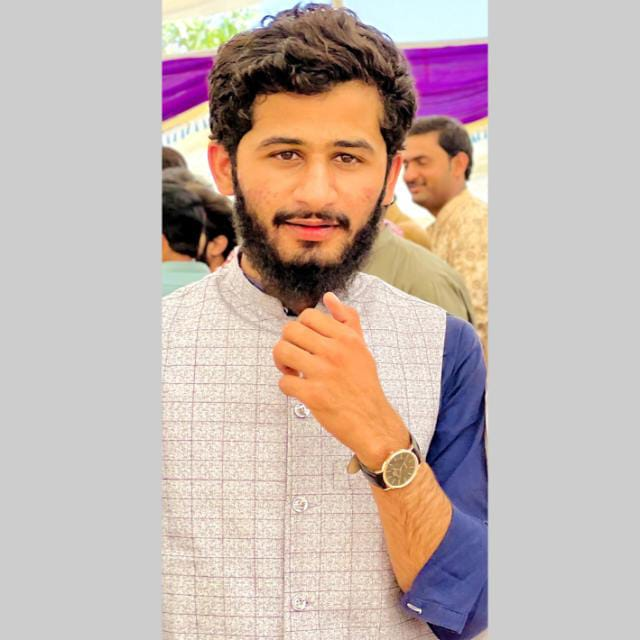
#> input picture festival.jpg, 640 x 640 px
$ jupyter execute 'Lecture 5 Image Crop & Blank image.ipynb'
#> lines starting #> are read from the running program, lines starting #| are printed output that depends on the picture
## Image Crop

[cell 1]
import cv2

[cell 2]
img = cv2.imread("festival.jpg")
#> img is the input picture: shape (640, 640, 3); mean B, G, R 173.7, 180.4, 197
img = cv2.resize(img , (500, 500))
#> img: shape (500, 500, 3)

print(img.shape)
#| (500, 500, 3)

crop_img = img[100:140 , 185:305]     #img[y1:y2  x1:x2]
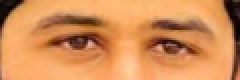
#> crop_img: shape (40, 120, 3) (shown 2 times larger); mean B, G, R 88.3, 143.1, 212.9

cv2.imshow("Rooshan", img)
cv2.imshow("crop image", crop_img)
cv2.waitKey(0)
cv2.destroyAllWindows()

## Blank Image Create

[cell 3]
import cv2
import numpy as np

[cell 4]
img = cv2.imread("zeeshan_fareed.jpg")
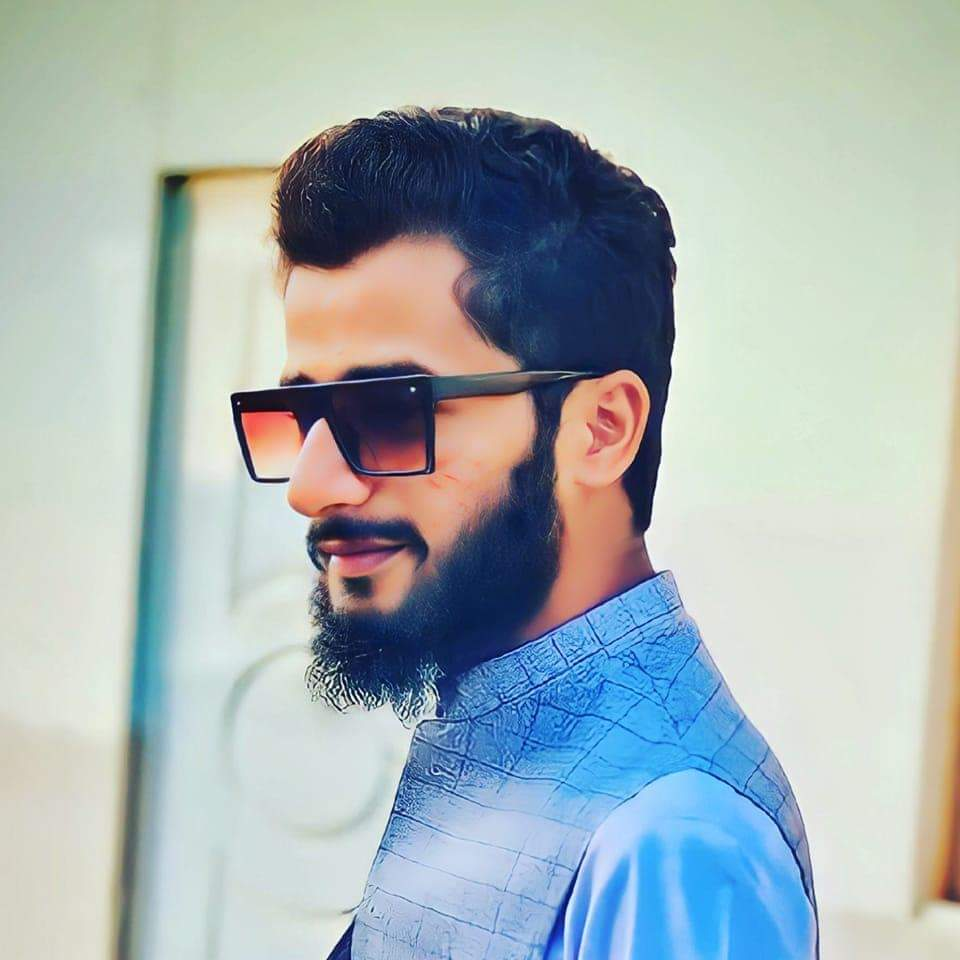
#> input picture zeeshan_fareed.jpg, 960 x 960 px
#> img is the input picture: shape (960, 960, 3); mean B, G, R 181.8, 179.8, 167.3
print(img.shape)
#| (960, 960, 3)

[cell 5]
## blank/white image

new_img = np.ones((500,500), np.uint8) * 255

cv2.imshow("boy",new_img)
cv2.waitKey(0)
cv2.destroyAllWindows()

[cell 6]
## black image

new_img1 = np.zeros((500,500), np.uint8) * 255

cv2.imshow("Boy",new_img1)
cv2.waitKey(0)
cv2.destroyAllWindows()
